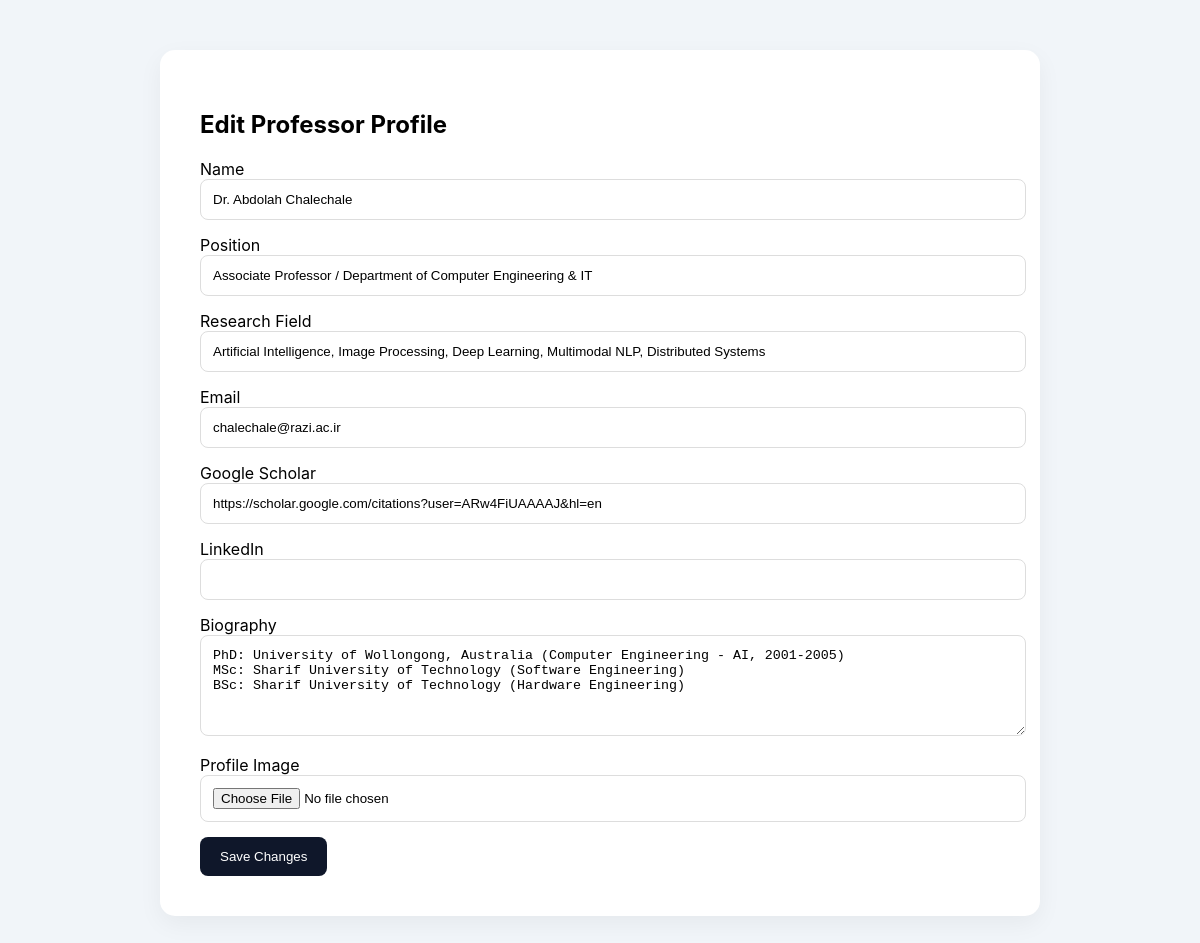
/research_portal/admin/edit_professor.php?id=1 (signed in), run on the app's committed database.
### tables this page shows
CREATE TABLE IF NOT EXISTS `professor` (
  `id` int(11) NOT NULL AUTO_INCREMENT,
  `name` varchar(255) NOT NULL DEFAULT '',
  `name_fa` varchar(255) NOT NULL DEFAULT '',
  `position` varchar(255) NOT NULL DEFAULT '',
  `position_fa` varchar(255) NOT NULL DEFAULT '',
  `field` varchar(255) NOT NULL DEFAULT '',
  `field_fa` varchar(255) NOT NULL DEFAULT '',
  `email` varchar(255) NOT NULL DEFAULT '',
  `scholar_link` varchar(500) NOT NULL DEFAULT '',
  `linkedin` varchar(500) NOT NULL DEFAULT '',
  `bio` text DEFAULT NULL,
  `bio_fa` text DEFAULT NULL,
  `image` varchar(255) DEFAULT NULL,
  PRIMARY KEY (`id`)
);

### research_portal/admin/edit_professor.php (the view, shortened to what this page needs)
<?php
require_once("../includes/db.php");
$id = isset($_GET['id']) ? intval($_GET['id']) : 0;
$stmt = $conn->prepare("SELECT * FROM professor WHERE id=?");
$stmt->bind_param("i", $id);
$stmt->execute();
$professor = $stmt->get_result()->fetch_assoc();
?>
<!DOCTYPE html>
<html>
<head>
</head>
<body>
<div class="container">
<h2>Edit Professor Profile</h2>
<form method="POST" enctype="multipart/form-data">
    <label>Name</label>
    <input type="text" name="name" value="<?= htmlspecialchars($professor['name']) ?>">
    <label>Position</label>
    <input type="text" name="position" value="<?= htmlspecialchars($professor['position']) ?>">
    <label>Research Field</label>
    <input type="text" name="field" value="<?= htmlspecialchars($professor['field']) ?>">
    <label>Email</label>
    <input type="text" name="email" value="<?= htmlspecialchars($professor['email']) ?>">
    <label>Google Scholar</label>
    <input type="text" name="scholar_link" value="<?= htmlspecialchars($professor['scholar_link']) ?>">
    <label>LinkedIn</label>
    <input type="text" name="linkedin" value="<?= htmlspecialchars($professor['linkedin']) ?>">
    <label>Biography</label>
    <textarea name="bio" rows="5"><?= htmlspecialchars($professor['bio']) ?></textarea>
    <label>Profile Image</label>
    <input type="file" name="image">
    <button type="submit">Save Changes</button>
</form>
</div>
</body>
</html>

### research_portal/admin/edit_professor.php (style rules this page uses)
body { font-family:Inter;background:#f1f5f9;margin:0 }
.container { max-width:800px; margin:50px auto; background:white; padding:40px; border-radius:15px; box-shadow:0 8px 25px rgba(0,0,0,0.05); }
input,textarea { width:100%; padding:12px; margin-bottom:15px; border:1px solid #ddd; border-radius:8px; }
button { background:#0f172a; color:white; border:none; padding:12px 20px; border-radius:8px; }

### data on the page
professor: name "Dr. Abdolah Chalechale", position "Associate Professor / Department of Computer Engineering & IT", field "Artificial Intelligence, Image Processing, Deep Learning, Multimodal NLP, Distributed Systems", email "chalechale@razi.ac.ir", scholar_link "https://scholar.google.com/citations?user=ARw4FiUAAAAJ&hl=en", bio "PhD: University of Wollongong, Australia (Computer Engineering - AI, 2001-2005) MSc: Sharif University of Technology (Software Engineering) BSc: Sharif University of Technology (Hardware Engineering)"
